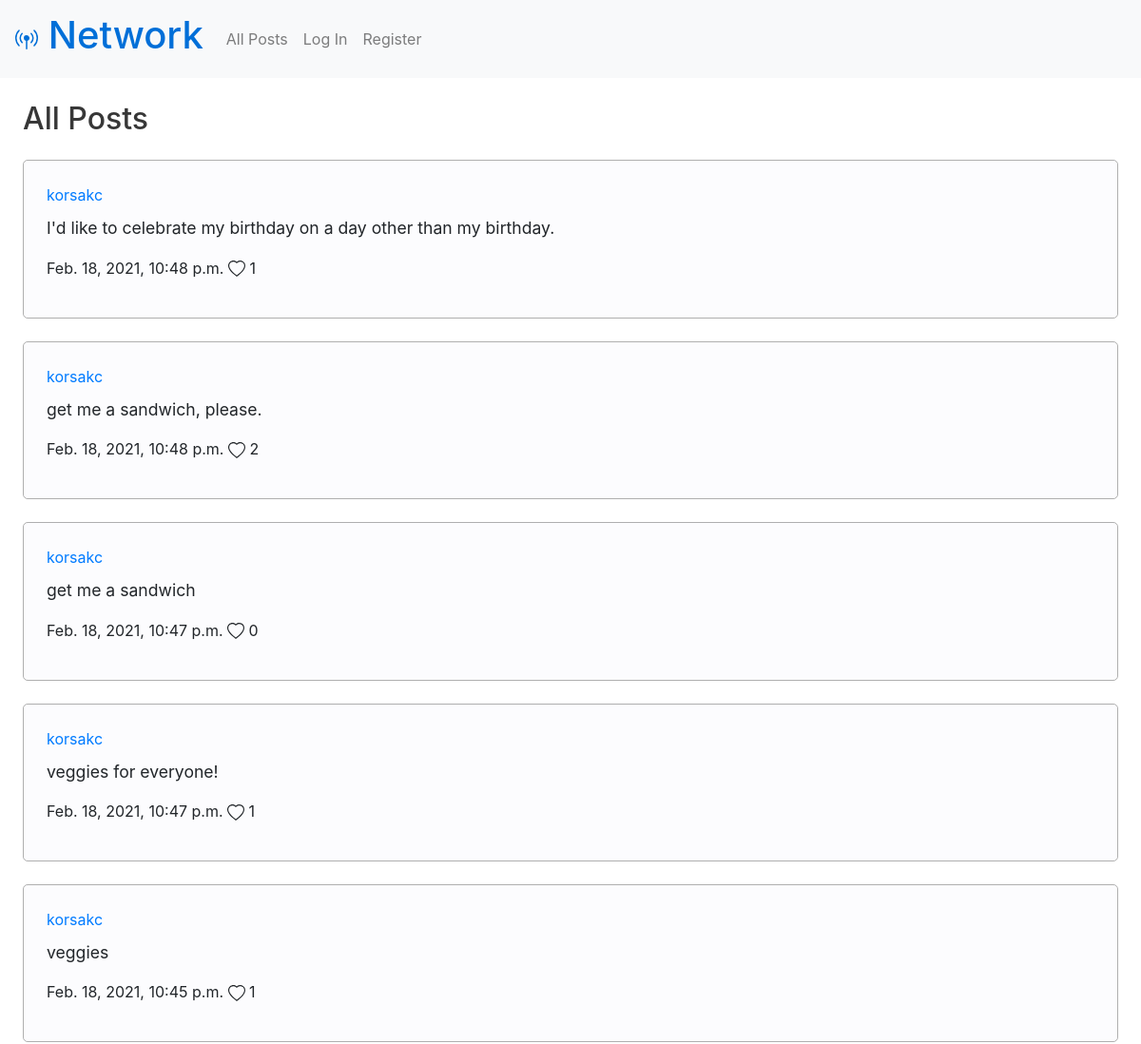
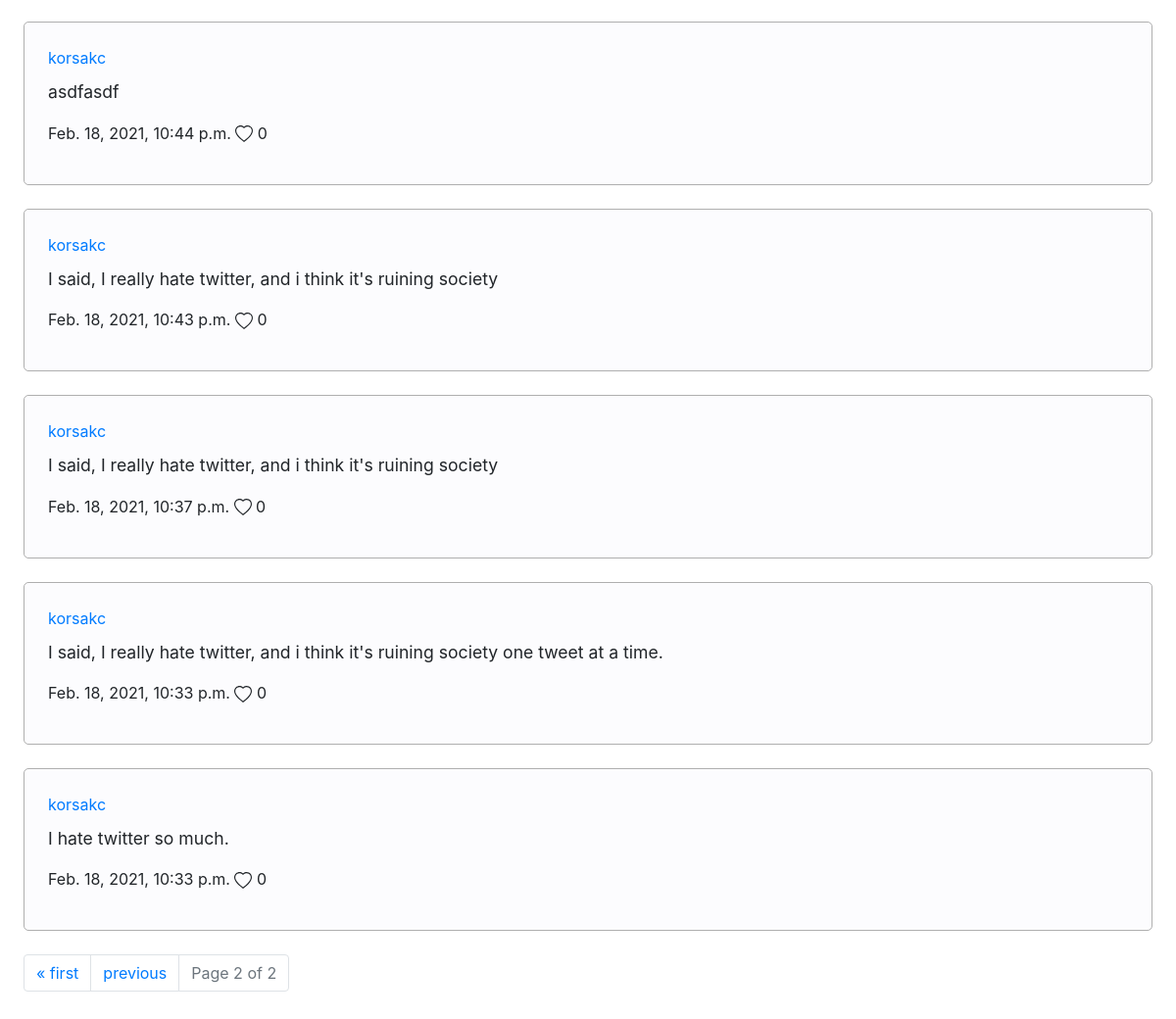
Screenshot of /?page=2 with the database file from the repository (2 pictures, top to bottom).
### network/models.py (models this page shows, shortened)
class Post(models.Model):
  creator = models.ForeignKey(User, on_delete=models.CASCADE)
  date = models.DateTimeField(auto_now_add=True)
  text = models.CharField(max_length=280)
  likes = models.ManyToManyField(User, blank=True, related_name="likedbyuser")

class User(AbstractUser):
  followers = models.ManyToManyField('User', blank=True, related_name="following")

### network/views.py (the view)
# urls.py: path("", views.index, name="index"),
def index(request):
  posts = Post.objects.all().order_by('-date')
  paginator = Paginator(posts, 10) # Show 10 posts per page.
  page_number = request.GET.get('page')
  page_obj = paginator.get_page(page_number)
  return render(request, "network/index.html", {
    'page_obj': page_obj
  })

### network/templates/network/index.html (shortened to what this page needs)
{% extends "network/layout.html" %}
{% load static %}
{% block body %}
  <h2 class="left-align">All Posts</h2>
    <section>
    {% for post in page_obj %}
      <div class="post" id="{{ post.id }}">
        <a href="{% url 'profile' post.creator.username %}">{{ post.creator.username }}</a>
        <p class='post-text'>{{ post.text }}</p>
        <p>
          <span>{{ post.date }}</span>
          <span id="likes-post-{{ post.id }}">
            {{ post.likes.count }}
          </span>
        </p>
      </div>
    {% endfor %}
  </section>
  <nav class="pagination left-align">
    <ul class="pagination">
      {% if page_obj.has_previous %}
        <li class="page-item"><a class="page-link" href="?page=1">&laquo; first</a></li>
        <li class="page-item"><a class="page-link" href="?page={{ page_obj.previous_page_number }}">previous</a></li>
      {% endif %}
        <li class="page-item disabled">
          <a class="page-link" aria-disabled="true">
            Page {{ page_obj.number }} of {{ page_obj.paginator.num_pages }}
          </a>
        </li>
    </ul>
  </nav>
{% endblock %}

### network/static/network/styles.css (style rules this page uses)
h2 { color: rgb(55, 55, 55); }
div.post, .credentials { border: 1px solid rgb(175, 175, 175); border-radius: 5px; padding: 2%; margin: 2%; background-color: rgb(252, 252, 254); }
.left-align { margin: 2%; }
.post-text { margin-top: 10px; font-size: 1.1em; }

### rows the page displays
Post: creator.username "korsakc", text "I'd like to celebrate my birthday on a day other than my birthday.", date "Feb. 18, 2021, 10:48 p.m.", likes.count "1"
Post: creator.username "korsakc", text "get me a sandwich, please.", date "Feb. 18, 2021, 10:48 p.m.", likes.count "2"
Post: creator.username "korsakc", text "get me a sandwich", date "Feb. 18, 2021, 10:47 p.m.", likes.count "0"
Post: creator.username "korsakc", text "veggies for everyone!", date "Feb. 18, 2021, 10:47 p.m.", likes.count "1"
Post: creator.username "korsakc", text "veggies", date "Feb. 18, 2021, 10:45 p.m.", likes.count "1"
Post: creator.username "korsakc", text "asdfasdf", date "Feb. 18, 2021, 10:44 p.m.", likes.count "0"
Post: creator.username "korsakc", text "I said, I really hate twitter, and i think it's ruining society", date "Feb. 18, 2021, 10:43 p.m.", likes.count "0"
Post: creator.username "korsakc", text "I said, I really hate twitter, and i think it's ruining society", date "Feb. 18, 2021, 10:37 p.m.", likes.count "0"
Post: creator.username "korsakc", text "I said, I really hate twitter, and i think it's ruining society one tweet at a time.", date "Feb. 18, 2021, 10:33 p.m.", likes.count "0"
Post: creator.username "korsakc", text "I hate twitter so much.", date "Feb. 18, 2021, 10:33 p.m.", likes.count "0"

### other values shown
{{ page_obj.number }} "2"
{{ page_obj.paginator.num_pages }} "2"
